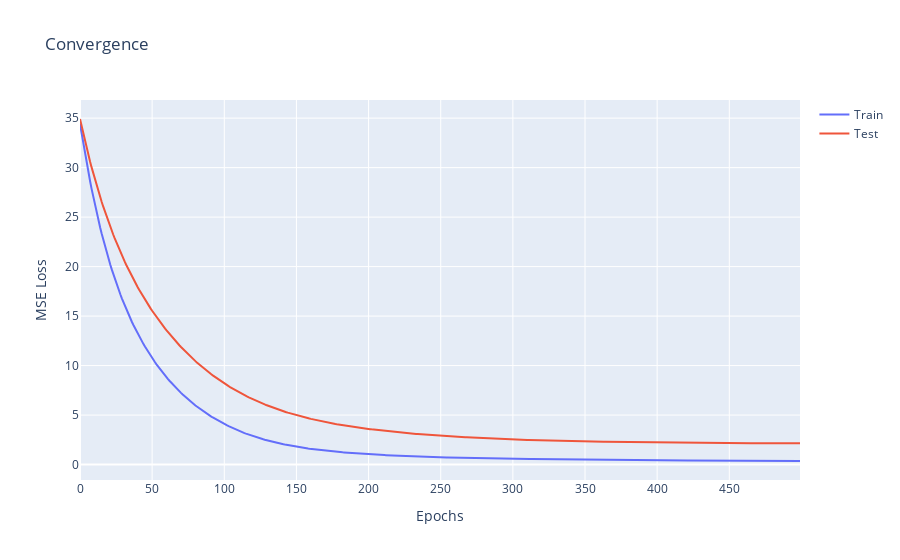

Notebook source saved alongside this figure:
### Code cell
convergence = plot.convergence(
    losses=[train_loss_history, test_loss_history],
    names=['Train', 'Test']
)

### Figure 1 — Plotly figure (JSON) as saved in the notebook; plotly's stock layout.template omitted (floating-point values rounded to 4 significant figures; data arrays with more than 128 entries replaced by an {"elided": "..."} marker saying what was removed)
{"data": [{"mode": "lines", "name": "Train", "type": "scatter", "x": {"elided": "500 int values"}, "y": {"elided": "500 float values"}}, {"mode": "lines", "name": "Test", "type": "scatter", "x": {"elided": "500 int values"}, "y": {"elided": "500 float values"}}], "layout": {"title": {"text": "Convergence"}, "xaxis": {"title": {"text": "Epochs"}}, "yaxis": {"title": {"text": "MSE Loss"}}}}
